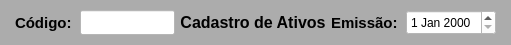
     <widget class="QWidget" name="widget" native="true">
      <property name="minimumSize">
       <size>
        <width>0</width>
        <height>45</height>
       </size>
      </property>
      <property name="maximumSize">
       <size>
        <width>16777215</width>
        <height>45</height>
       </size>
      </property>
      <property name="styleSheet">
       <string notr="true">background-color: rgb(172, 172, 172);</string>
      </property>
      <layout class="QHBoxLayout" name="horizontalLayout">
       <property name="spacing">
        <number>5</number>
       </property>
       <property name="leftMargin">
        <number>15</number>
       </property>
       <property name="topMargin">
        <number>5</number>
       </property>
       <property name="rightMargin">
        <number>15</number>
       </property>
       <property name="bottomMargin">
        <number>5</number>
       </property>
       <item>
        <widget class="QLabel" name="label_4">
         <property name="minimumSize">
          <size>
           <width>60</width>
           <height>0</height>
          </size>
         </property>
         <property name="maximumSize">
          <size>
           <width>60</width>
           <height>16777215</height>
          </size>
         </property>
         <property name="font">
          <font>
           <pointsize>11</pointsize>
           <weight>75</weight>
           <bold>true</bold>
          </font>
         </property>
         <property name="text">
          <string>Código:</string>
         </property>
         <property name="alignment">
          <set>Qt::AlignLeading|Qt::AlignLeft|Qt::AlignVCenter</set>
         </property>
        </widget>
       </item>
       <item>
        <widget class="QLineEdit" name="line_Num">
         <property name="sizePolicy">
          <sizepolicy hsizetype="Preferred" vsizetype="Preferred">
           <horstretch>0</horstretch>
           <verstretch>0</verstretch>
          </sizepolicy>
         </property>
         <property name="minimumSize">
          <size>
           <width>95</width>
           <height>25</height>
          </size>
         </property>
         <property name="maximumSize">
          <size>
           <width>95</width>
           <height>25</height>
          </size>
         </property>
         <property name="font">
          <font>
           <pointsize>9</pointsize>
          </font>
         </property>
         <property name="styleSheet">
          <string notr="true">background-color: rgb(255, 255, 255);</string>
         </property>
         <property name="inputMask">
          <string/>
         </property>
         <property name="text">
          <string/>
         </property>
         <property name="frame">
          <bool>true</bool>
         </property>
         <property name="echoMode">
          <enum>QLineEdit::Normal</enum>
         </property>
         <property name="alignment">
          <set>Qt::AlignCenter</set>
         </property>
         <property name="dragEnabled">
          <bool>false</bool>
         </property>
         <property name="placeholderText">
          <string/>
         </property>
        </widget>
       </item>
       <item>
        <widget class="QLabel" name="label_titulo">
         <property name="font">
          <font>
           <pointsize>12</pointsize>
           <weight>75</weight>
           <bold>true</bold>
          </font>
         </property>
         <property name="text">
          <string>Cadastro de Ativos</string>
         </property>
         <property name="alignment">
          <set>Qt::AlignCenter</set>
         </property>
        </widget>
       </item>
       <item>
        <widget class="QLabel" name="label">
         <property name="minimumSize">
          <size>
           <width>70</width>
           <height>0</height>
          </size>
         </property>
         <property name="maximumSize">
          <size>
           <width>70</width>
           <height>16777215</height>
          </size>
         </property>
         <property name="font">
          <font>
           <pointsize>11</pointsize>
           <weight>75</weight>
           <bold>true</bold>
          </font>
         </property>
         <property name="text">
          <string>Emissão:</string>
         </property>
        </widget>
       </item>
       <item>
        <widget class="QDateEdit" name="date_Emissao">
         <property name="sizePolicy">
          <sizepolicy hsizetype="Preferred" vsizetype="Preferred">
           <horstretch>0</horstretch>
           <verstretch>0</verstretch>
          </sizepolicy>
         </property>
         <property name="minimumSize">
          <size>
           <width>90</width>
           <height>25</height>
          </size>
         </property>
         <property name="maximumSize">
          <size>
           <width>90</width>
           <height>25</height>
          </size>
         </property>
         <property name="font">
          <font>
           <pointsize>9</pointsize>
           <weight>50</weight>
           <bold>false</bold>
          </font>
         </property>
         <property name="styleSheet">
          <string notr="true">background-color: rgb(255, 255, 255);</string>
         </property>
        </widget>
       </item>
      </layout>
     </widget>
